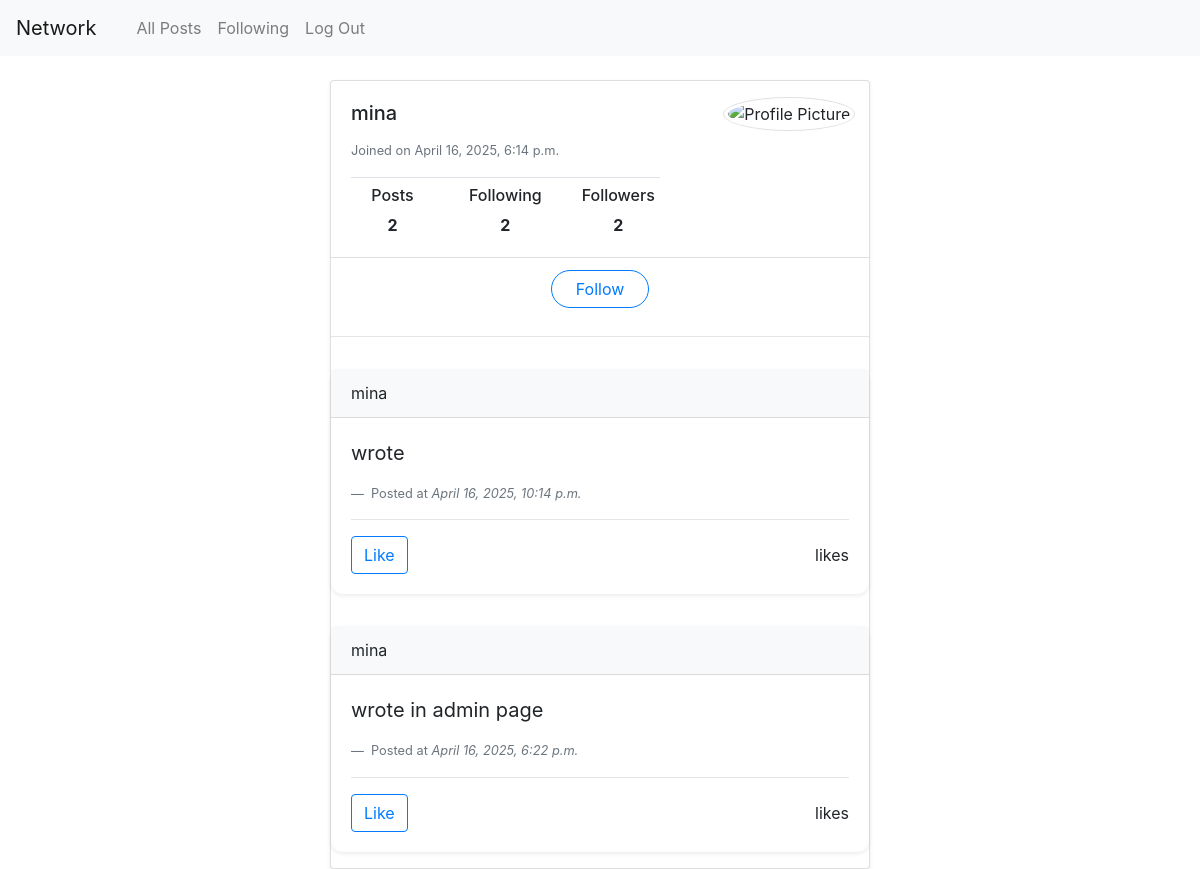
Page /profile/mina on the committed database.
### network/models.py (models this page shows, shortened)
class Account(models.Model):
    owner = models.ForeignKey("User", on_delete=models.CASCADE, related_name="accounts")
    following = models.ManyToManyField("self", symmetrical=False, blank=True, related_name="follower") #symmetrical=False -> not every following follows you
    def __str__(self):
        return self.owner.username

class User(AbstractUser):
    pass

class Post(models.Model):
    account = models.ForeignKey("Account", on_delete=models.CASCADE, related_name="posts")
    content = models.TextField(blank=True)
    created_at = models.DateTimeField(auto_now_add=True)
    like =models.IntegerField(default=0)
    class Meta:
        ordering = ["-created_at"]

### network/views.py (the view)
# urls.py: path("profile/<str:username>", views.profile, name="profile"),
def profile(request, username):
    owner = User.objects.get(username=username)
    account = Account.objects.get(owner=owner)
    return render(request, "network/profile.html",{
        "user": owner,
        "account": account,
        "post" : account.posts.all()
    })

### network/templates/network/profile.html (shortened to what this page needs)
{% extends "network/layout.html" %}
{% block body %}
<br>
<div class="container">
    <div class="card shadow-sm" style="max-width: 540px; margin: 0 auto;">
        <div class="row g-0">
            <div class="col-md-8">
                <div class="card-body">
                    <h5 class="card-title d-flex justify-content-between align-items-center">
                        {{account}}
                    </h5>
                    <p class="card-text">
                        <small class="text-muted">
                                 Joined on {{user.date_joined}}
                            </small>
                    </p>
                    <div class="border-top pt-2">
                        <div class="row text-center">
                            <div class="col">
                                <h6>Posts</h6>
                                <strong>{{account.posts.count}}</strong>
                            </div>
                            <div class="col border-start">
                                <h6>Following</h6>
                                <strong>{{account.following.count}}</strong>
                            </div>
                            <div class="col border-start">
                                <h6>Followers</h6>
                                <strong>{{account.follower.count}}</strong>
                            </div>
                        </div>
                    </div>
                </div>
            </div>
            <div class="col-md-4 p-3 text-center">
            <img src="https://iili.io/312ElzQ.png" class="rounded-circle img-thumbnail " alt="Profile Picture" style="width: 130px; height: 130px; object-fit: cover;">
            </div>
        </div>
        <div class="card-footer bg-white">
            <div class="d-flex justify-content-around">
                <button class="btn btn-outline-primary rounded-pill px-4">
                    <a href="{% url 'follow' account.owner %}"> Follow</a>
                </button>
            </div>
        </div>
        <hr>
        {% for item in post %}
            <div class="card  my-3 shadow-sm border-0" style=" border-radius: 12px; ">
                <div class="card-header bg-light fw-bold">
                    {{ item.account }}
                </div>
                <div class="card-body">
                    <blockquote class="blockquote mb-0">
                        <p>{{ item.content }}</p>
                    </blockquote>
                    <footer class="blockquote-footer">
                        Posted at <cite title="Source Title">{{ item.created_at }}</cite>
                    </footer>
                    <hr>
                    <div class="d-flex justify-content-between align-items-center">
                        <button class="btn btn-outline-primary like-button">
                             Like
                        </button>
                        <div class="likes">
                            <span id="like-count">{{ item.like_count }} likes</span>
                        </div>
                    </div>
                </div>
            </div>
        {% endfor %}
    </div>
</div>
{% endblock %}

### rows in the picture
Account: owner.username "mina", posts.count "2", following.count "2", follower.count "2"
User: date_joined "April 16, 2025, 6:14 p.m."
Post: account "mina", content "wrote", created_at "April 16, 2025, 10:14 p.m."
Post: account "mina", content "wrote in admin page", created_at "April 16, 2025, 6:22 p.m."
